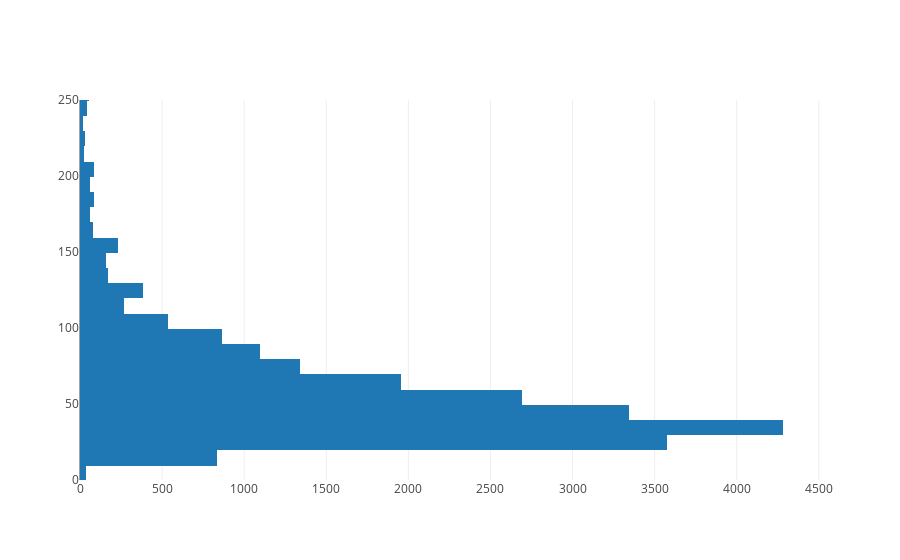

Notebook code for this chart:
### Markdown cell above
1. Plot histogram of target variable

### Code cell
import plotly.plotly as py
import plotly.graph_objs as go
import pandas as pd
import numpy as np 

data = [go.Histogram(y=y)]
plot(data, layout = {'yaxis': {'range': [0, 250]}})

### Figure 1 — Plotly figure (JSON) as saved in the notebook; plotly's stock layout.template omitted (floating-point values rounded to 4 significant figures; data arrays with more than 128 entries replaced by an {"elided": "..."} marker saying what was removed)
{"data": [{"type": "histogram", "uid": "5f264a08-cc04-4533-ac5f-9b0ba658fc4f", "y": {"elided": "22552 int values"}}], "layout": {"autosize": true, "xaxis": {"autorange": true, "range": [0, 4507.0]}, "yaxis": {"range": [0, 250], "type": "linear"}}}
